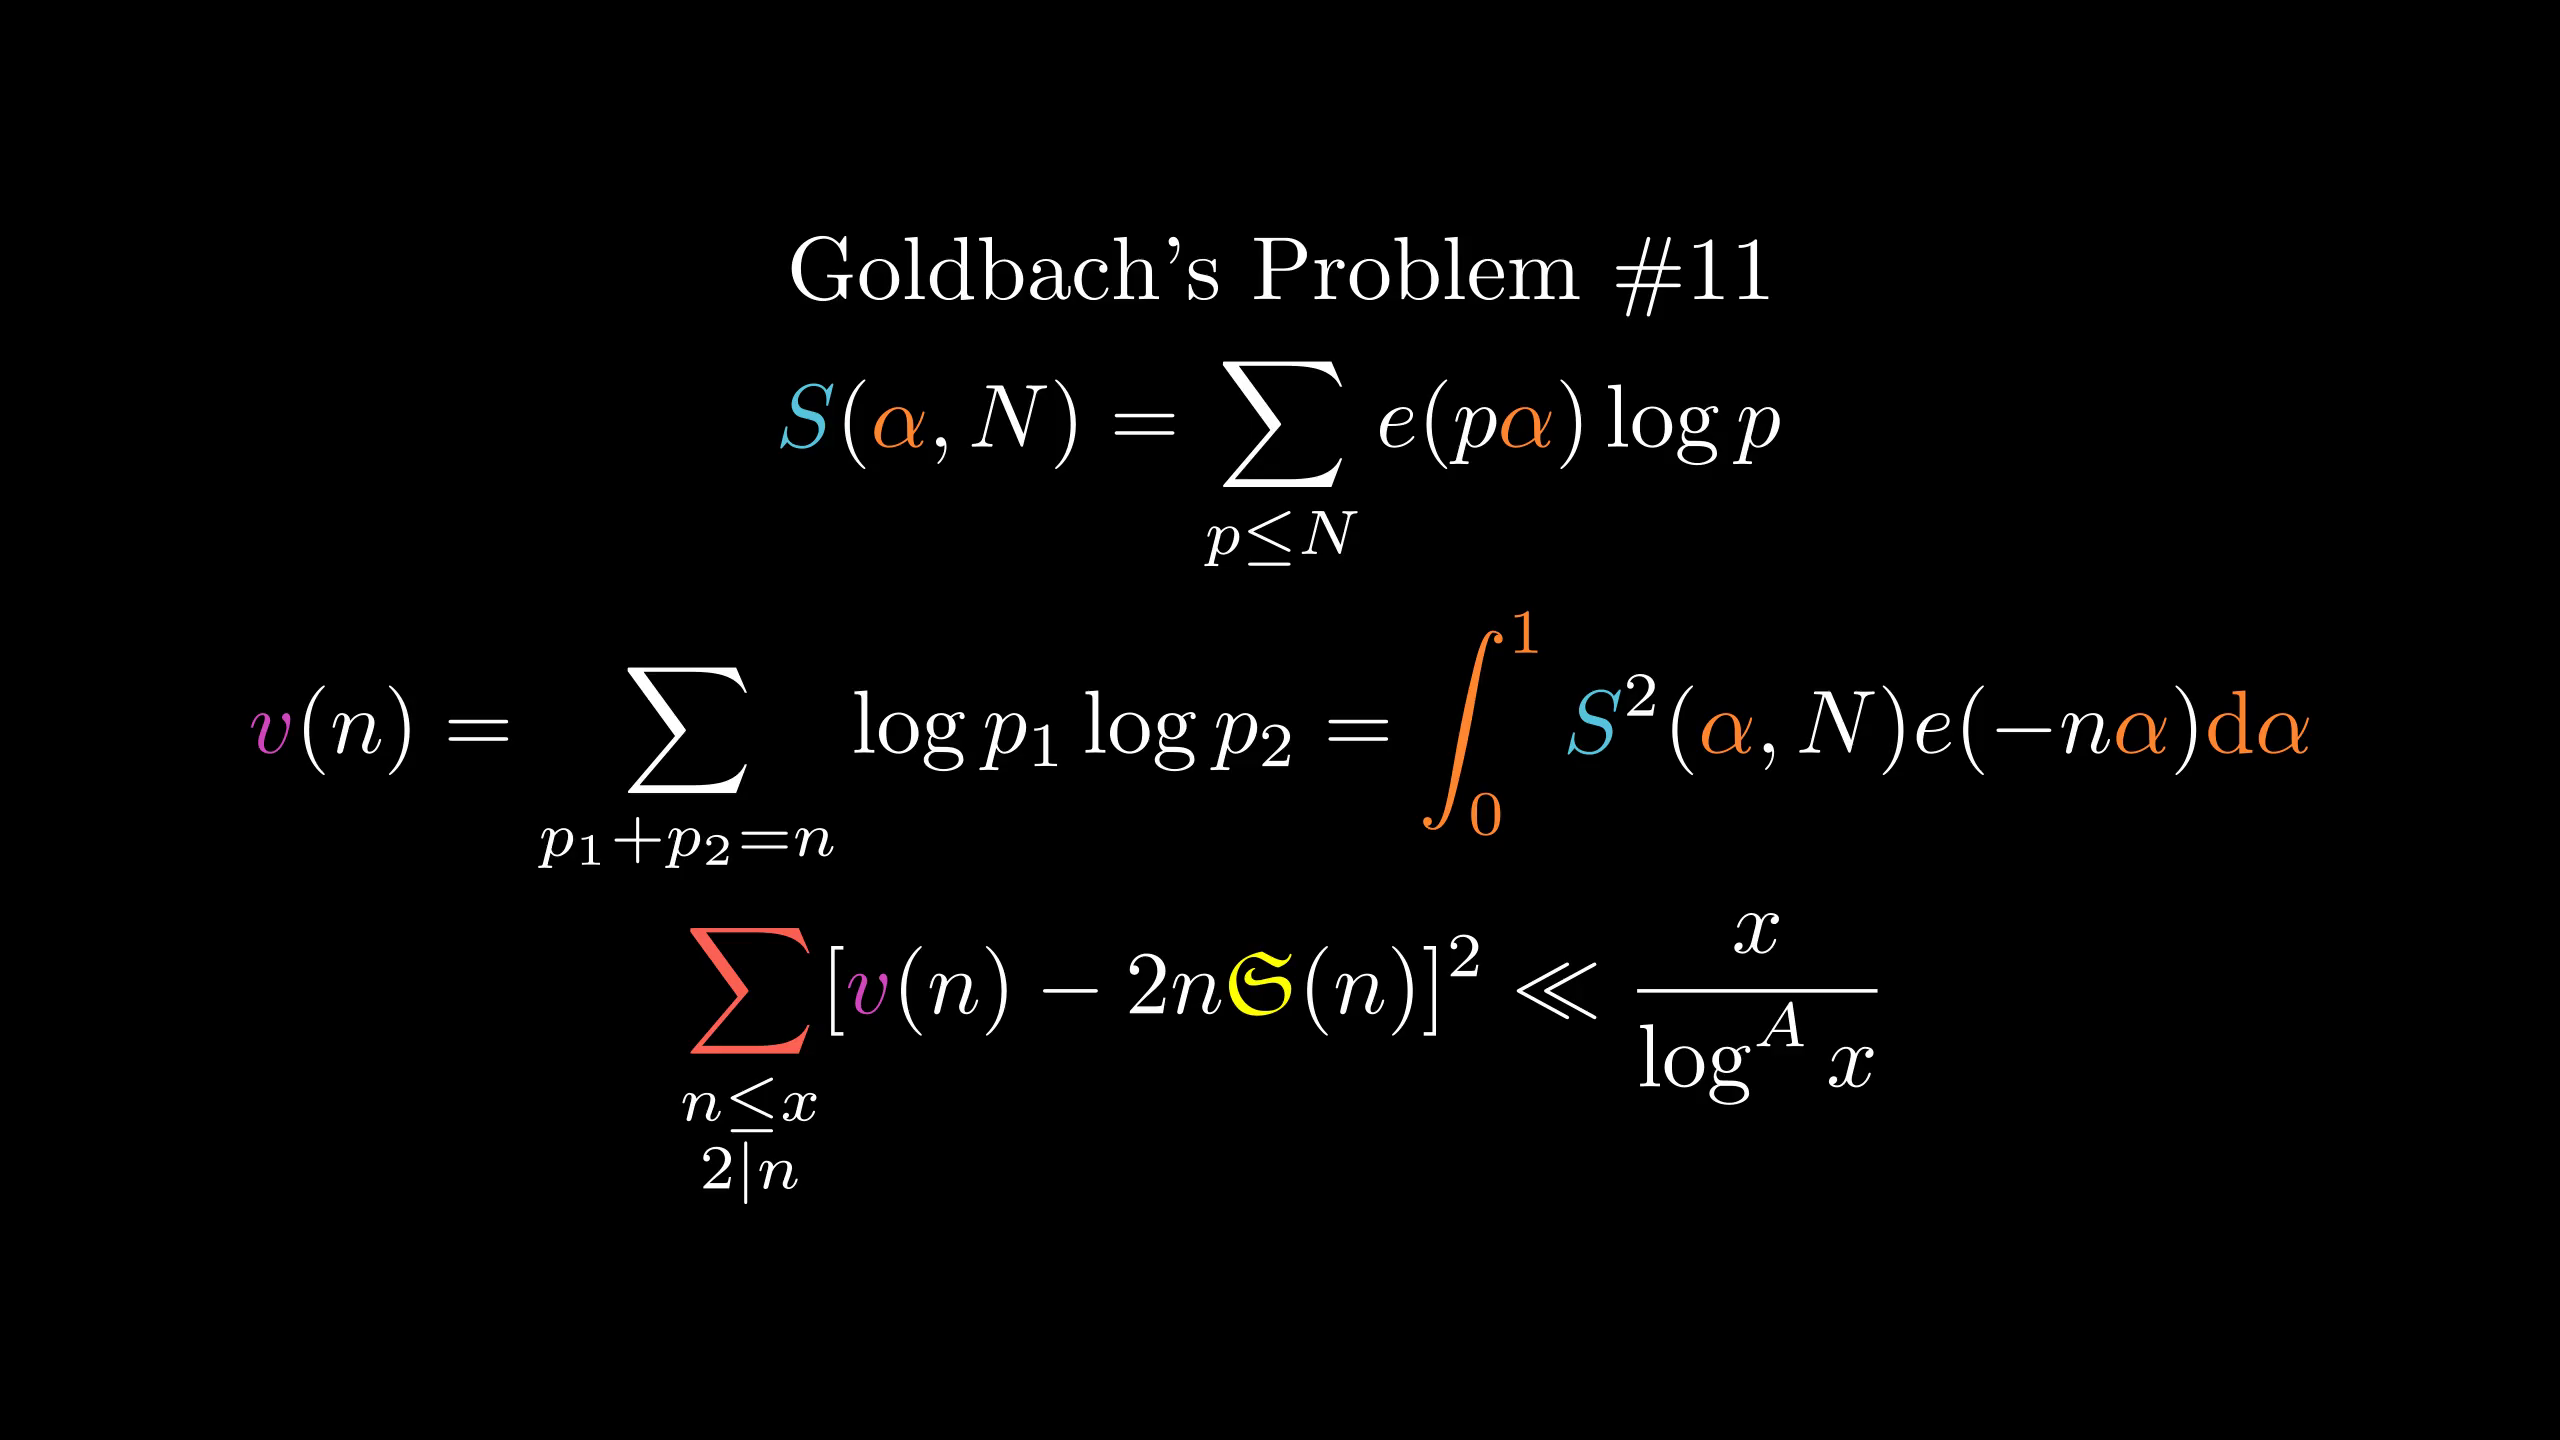

Write the Python code that produced this figure.
from manimlib.imports import *

class FooScene(Scene):
    def construct(self):
        tit=TextMobject("Goldbach's Problem \#11")
        eqn=TexMobject(r"S(\alpha,N)=\sum_{p\le N}e(p\alpha)\log p",
                tex_to_color_map={
                    "S":BLUE,r"\alpha":ORANGE
                })
        eqn2=TexMobject(r"{v}(n)=\sum_{p_1+p_2=n}\log p_1\log p_2=\int_0^1S^2(\alpha,N)e(-n\alpha)\mathrm d\alpha",
                tex_to_color_map={
                    r"\int_0^1":ORANGE,r"\mathrm d":ORANGE,
                    r"\alpha":ORANGE,"S":BLUE,"{v}":PINK
                })
        eqn3=TexMobject(r"\sum_{\substack{n\le x\\2|n}}[{v}(n)-2n\mathfrak S(n)]^2\ll{x\over\log^Ax}",
                tex_to_color_map={
                    r"\sum":RED,
                    "{v}":PINK,r"\mathfrak S":YELLOW
                })
        self.add(VGroup(tit,eqn,eqn2,eqn3).arrange(DOWN))
        self.wait()
